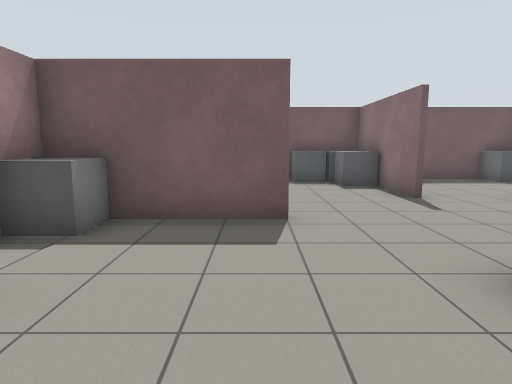
[1] (above)

17 first-person views from a walk through a robot-simulator world made for Gazebo. The camera is 1.2 m above the floor, tilts 8° down and sees 75° across. The floor is counted in squares, 1 m on a side. Each view is taken from the middle of a square. On the plan, view 1 faces up. The plan holds only what a view shows up to about 13 squares ahead; the rest is blank. The place goes on beyond the plan.

[2]
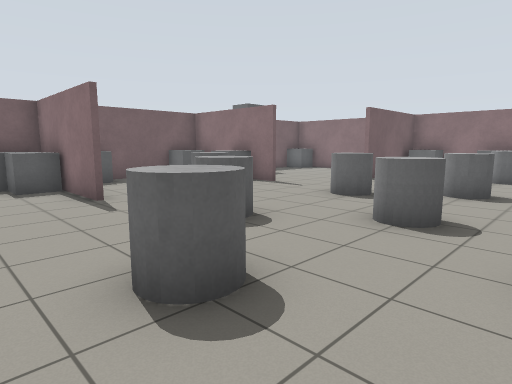

[3]
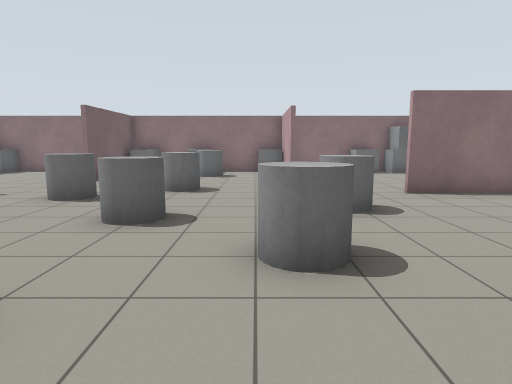

[4]
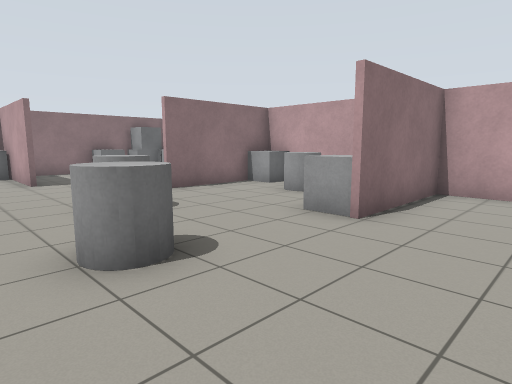

[5]
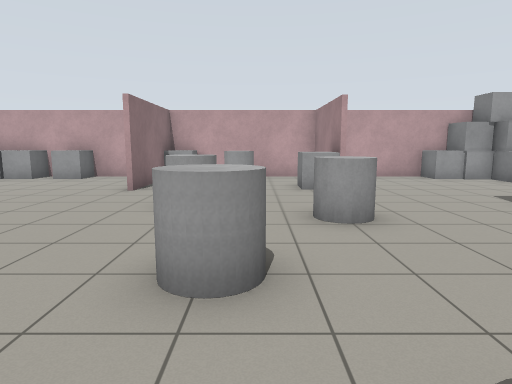

[6]
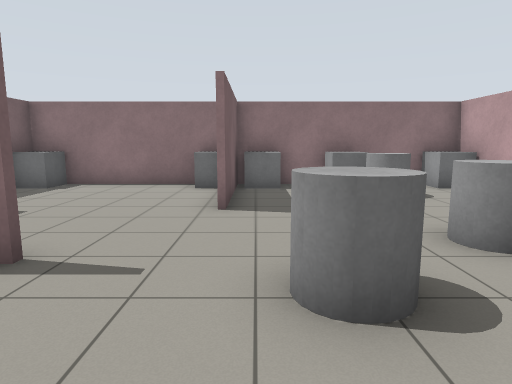

[7]
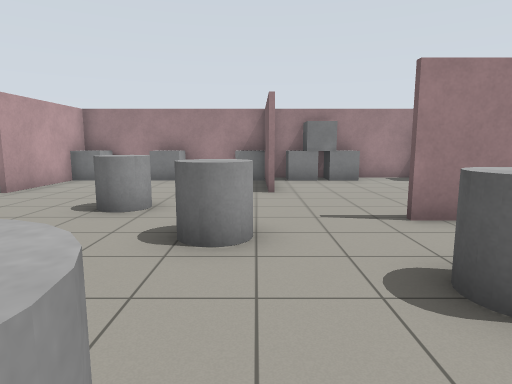

[8]
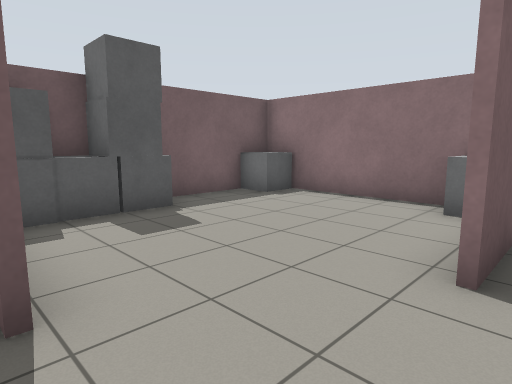

[9]
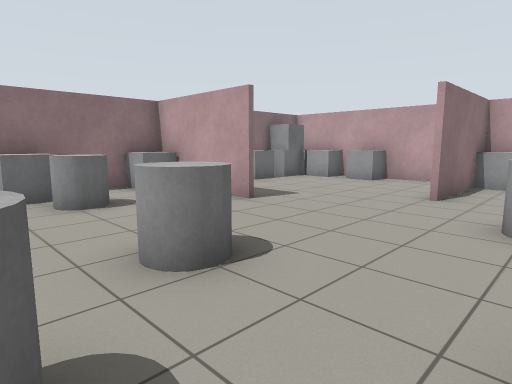

[10]
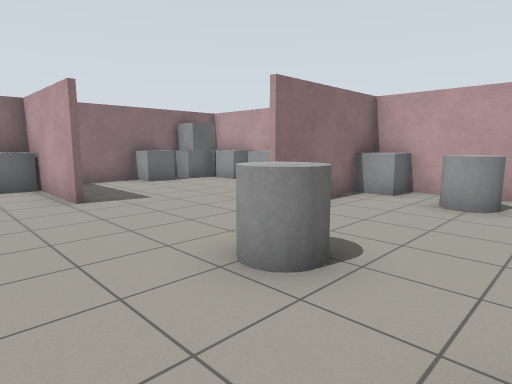

[11]
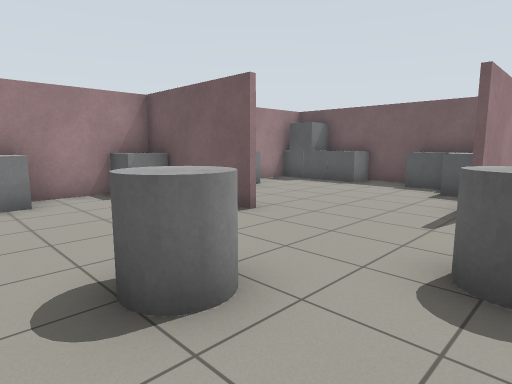

[12]
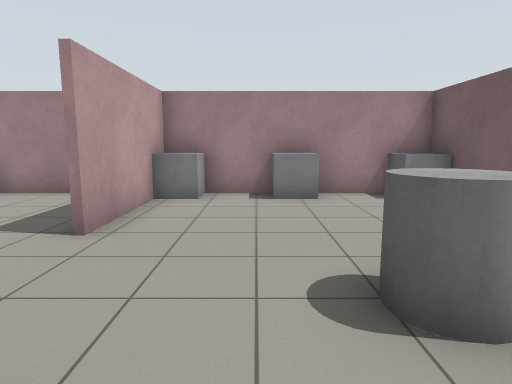

[13]
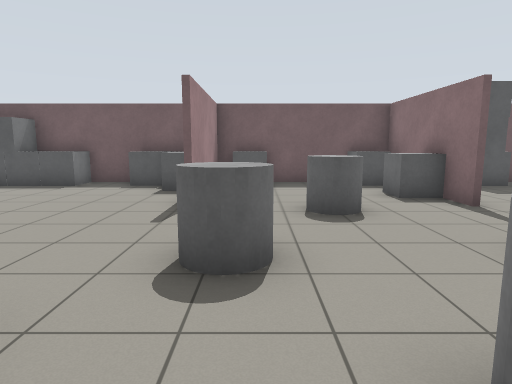

[14]
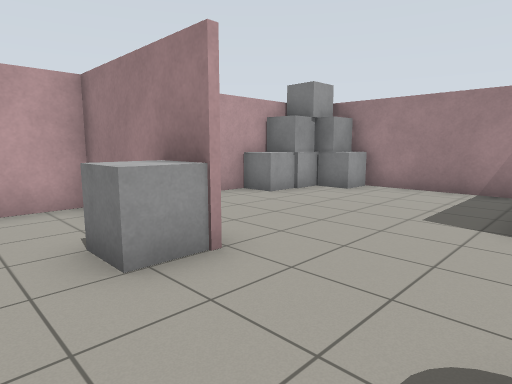

[15]
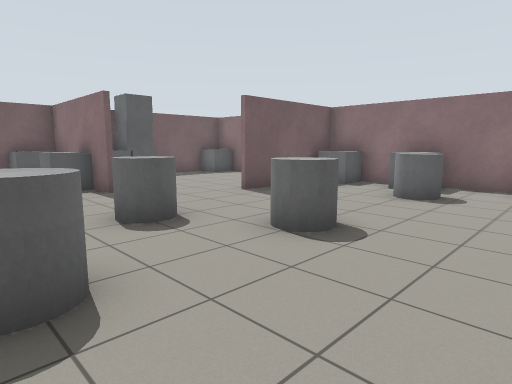

[16]
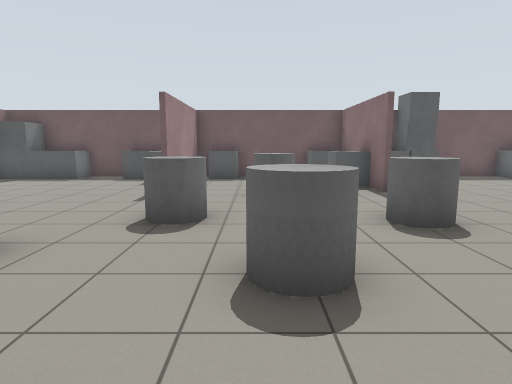

[17]
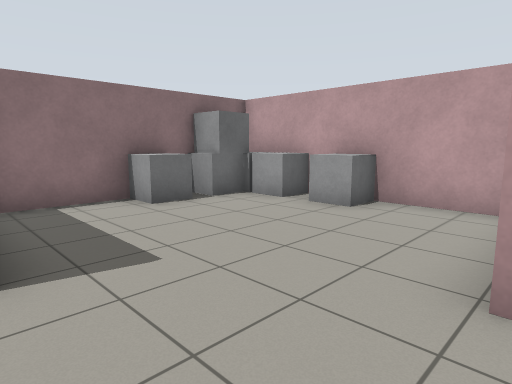

### Floor plan
Points are (right, up) in squares from view 1. A wall is a line through its corners. A room is listed if a view was taken in it or the views show most of it. See-through windows are left out.
Room 1 (views 1, 2, 3, 4, 5, 6, 7, 8, 9, 10, 11, 12, 13, 14, 15, 16, 17)
walls: (9.3, 7.4) (9.3, 11.9); (12.4, -1.3) (15.5, -1.3); (3.6, 7.4) (3.6, 11.8) (-2.1, 11.8); (0.6, 5.3) (-2.5, 5.3); (3.8, -5.4) (3.8, -7.9); (15.5, 5.6) (12.1, 5.6); (-2.5, -1.3) (0.8, -1.3); (9.3, -7.9) (9.3, -3.8); (16.3, 6.6) (16.3, 11.8) (3.8, 11.8) (3.8, 7.4); (3.6, -7.9) (3.6, -5.4); (-3.4, 5.4) (-3.4, -1.4); (-3.4, -2.1) (-3.4, -5.8); (16.3, -4.3) (16.3, -1.9); (-1.4, -7.9) (16.3, -7.9); (-3.4, 10.2) (-3.4, 5.6)
objects: grey box (-3, -6); grey box (-3, -1); grey box (-3, 2); grey box (-3, 5); grey box (-3, 6); grey box (-3, 7); grey box (-3, 8); grey box (-3, 11); grey box (-2, -7); grey box (-2, 11); grey box (-1, -7); grey box (-1, 11); grey cylinder (2, 2) to (3, 3); grey box (2, 11); grey box (3, 10) to (3, 11); grey box (4, -5) to (5, -4); grey cylinder (4, -1) to (5, 0); grey cylinder (4, 4) to (5, 5); grey box (5, 11); grey cylinder (6, -7) to (7, -6); grey cylinder (6, 2) to (7, 2); grey cylinder (6, 7) to (7, 7); grey cylinder (7, -2) to (8, -1); grey cylinder (8, 4) to (9, 4); grey box (8, 11) to (9, 11); grey box (9, -7); grey box (9, 9); grey cylinder (10, 2); grey box (10, 11); grey box (11, 11); grey box (12, -7) to (13, -7); grey box (12, 11); grey box (14, -7); grey cylinder (14, 2) to (15, 2); grey box (15, -7); grey box (15, 5) to (16, 5); grey box (15, 11) to (16, 11); grey box (16, -7); grey box (16, -6); grey box (16, -5); grey box (16, -1) to (16, 0); grey box (16, 2) to (16, 3); grey box (16, 6)

Positions as (right, up) in squares from view 1, and headings:
1: (0, 0), facing up
2: (1, 0), facing up-right
3: (1, 0), facing right
4: (1, 1), facing down-right
5: (6, 5), facing down
6: (6, 5), facing right
7: (9, 5), facing left
8: (9, 5), facing up-right
9: (7, 4), facing down-right
10: (5, 1), facing down-right
11: (5, 1), facing up-left
12: (5, 1), facing left
13: (5, 1), facing up
14: (6, -1), facing down-left
15: (6, -1), facing up-right
16: (6, -1), facing up
17: (9, -1), facing down-right
